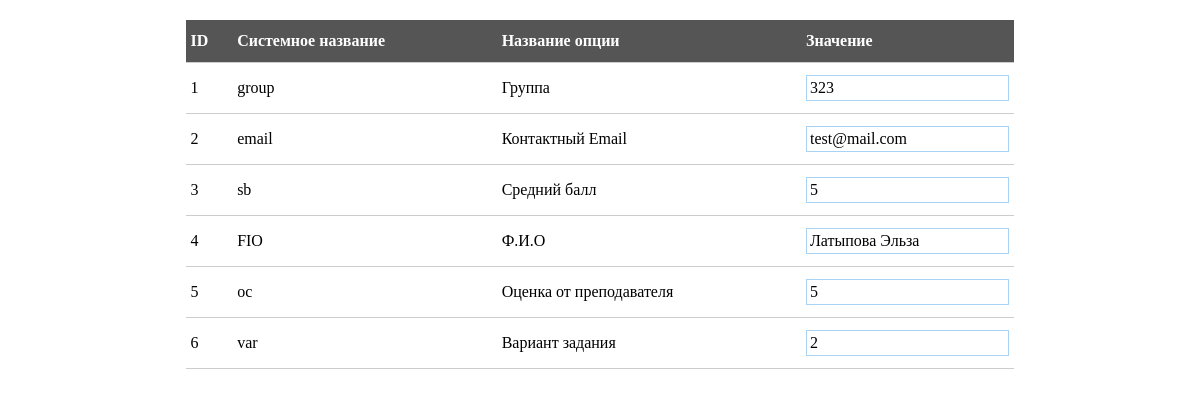
/Lab5_var2/index.php, run on the app's committed database.
### tables this page shows
CREATE TABLE IF NOT EXISTS `options` (
  `id` tinyint(3) unsigned NOT NULL AUTO_INCREMENT,
  `title` varchar(255) NOT NULL,
  `name` varchar(255) NOT NULL,
  `value` varchar(255) NOT NULL,
  PRIMARY KEY (`id`)
);

### Lab5_var2/functions.php (called while the page is built, shortened)
<?php
function get_options(){
	global $db;
	$query = "SELECT * FROM options";
	$res = mysqli_query($db, $query);
	$options = array();
	while($row = mysqli_fetch_assoc($res)){
		$options[$row['id']] = $row;
	}
	return $options;
}
?>

### Lab5_var2/index.php (the view, shortened to what this page needs)
<?php
require_once 'config.php';
require_once 'functions.php';
$options = get_options();
?>
<!doctype html>
<html lang="en">
<head>
	<link rel="stylesheet" href="css/style.css">
</head>
<body>
<table class="zebra">
	<thead>
		<tr>
			<th>ID</th>
			<th>Системное название</th>
			<th>Название опции</th>
			<th>Значение</th>
		</tr>
	</thead>
	<tbody>
<?php foreach($options as $option): ?>
	<tr>
		<td><?=$option['id']?></td>
		<td><?=$option['title']?></td>
		<td><?=$option['name']?></td>
		<td><div class="edit" data-id="<?=$option['id']?>" contenteditable><?=$option['value']?></div></td>
	</tr>
<?php endforeach; ?>
	</tbody>
</table>
</body>
</html>

### Lab5_var2/css/style.css (style rules this page uses)
.zebra { width: 70%; margin: 20px auto; border-collapse: collapse; }
.zebra th { background: #555; color: #fff; text-align: left; }
.zebra th, .zebra td { border-bottom: 1px solid #ccc; padding: 5px; vertical-align: middle; padding: 12px 5px; }
.zebra tr { transition: all .5s; }
.edit { padding: 3px; transition: all .5s; border: 1px solid rgba(82, 168, 236, .5); }

### data on the page
options: id "1", title "group", name "Группа", value "323"
options: id "2", title "email", name "Контактный Email", value "test@mail.com"
options: id "3", title "sb", name "Средний балл", value "5"
options: id "4", title "FIO", name "Ф.И.О", value "Латыпова Эльза"
options: id "5", title "oc", name "Оценка от преподавателя", value "5"
options: id "6", title "var", name "Вариант задания", value "2"
